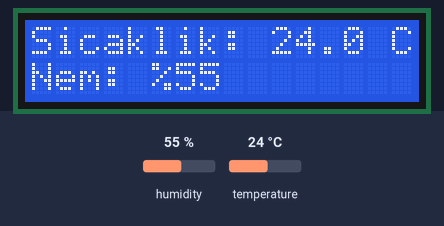
Bench run of a sketch on a simulated Arduino Uno, built with avr-gcc and run on an emulated ATmega328P. Parts: 16×2 character LCD. The test bench sets the inputs (shaded band); at power-on: humidity 55 %, temperature 24 °C.

Above: at 3.2 s.
3.3 s: humidity set to 22 %
At 5.6 s:
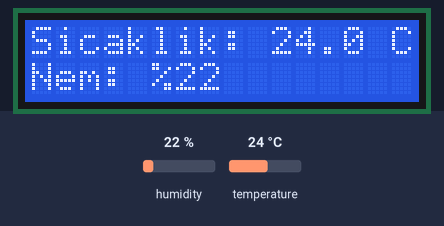
6.0 s: temperature set to 12 °C
At 6.8 s:
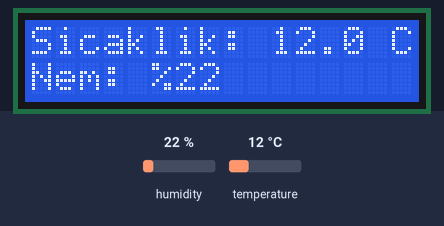
8.7 s: humidity set to 40 %
At 11.5 s:
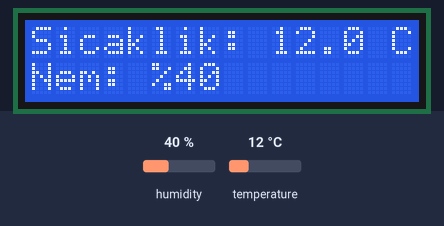
11.8 s: temperature set to 19 °C
At 13.9 s:
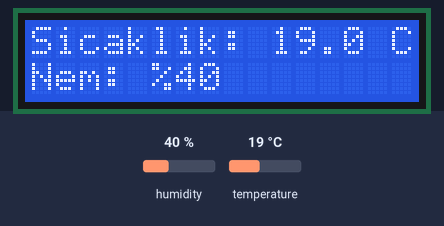
Timing chart, 0 to 15.4 s (numbered marks = the images above; inputs shaded):
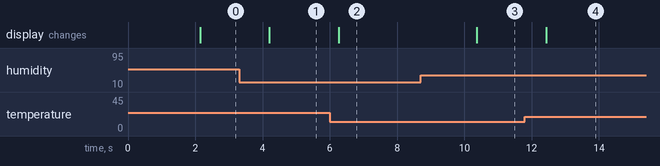

Measured:
- after the input at 3.3 s, the display: changes after 0.91 s (image 1)
- after the input at 6.0 s, the display: changes after 0.26 s (image 2)
- after the input at 8.7 s, the display: changes after 1.7 s (image 3)
- after the input at 11.8 s, the display: changes after 0.63 s (image 4)

The sketch:

Temperature_and_Humidity_lcd.ino
```cpp
#include <Wire.h>
#include <LiquidCrystal_I2C.h>
#include <DHT.h>

// LCD ve DHT Ayarları
LiquidCrystal_I2C lcd(0x27, 16, 2); // Adres gelmezse 0x3F dene
#define DHTPIN 2
#define DHTTYPE DHT11
DHT dht(DHTPIN, DHTTYPE);

void setup() {
  dht.begin();
  lcd.init();
  lcd.backlight();

  lcd.setCursor(0, 0);
  lcd.print("Hava Istasyonu");
  lcd.setCursor(0, 1);
  lcd.print("Baslatiliyor...");
  delay(2000);
  lcd.clear();
}

void loop() {
  // Verileri oku
  float nem = dht.readHumidity();
  float sicaklik = dht.readTemperature();

  // Okuma hatası kontrolü
  if (isnan(nem) || isnan(sicaklik)) {
    lcd.setCursor(0, 0);
    lcd.print("Sensor Hatasi! ");
    return;
  }

  // Ekrana Yazdır
  lcd.setCursor(0, 0);
  lcd.print("Sicaklik: ");
  lcd.print(sicaklik, 1); // Virgülden sonra 1 basamak
  lcd.print(" C");

  lcd.setCursor(0, 1);
  lcd.print("Nem: %");
  lcd.print((int)nem); // Tam sayı olarak nem
  lcd.print("         "); // Satırı temizlemek için boşluk

  delay(2000); // Sensörü yormamak için 2 saniyede bir güncelle
}
```
